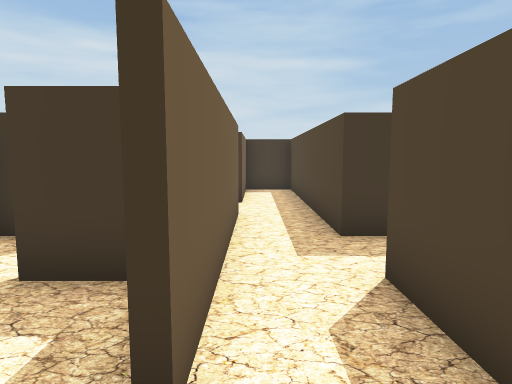
View 1 (above)

24 first-person views from a walk through a scene from a Unity 3-D project. The camera is 1.3 m above the floor, tilts 6° down and sees 75° across. The floor is counted in squares, 1 m on a side. Each view is taken from the middle of a square. On the plan, view 1 faces up. The plan holds only what a view shows up to about 14 squares ahead; the rest is blank. The place goes on beyond the plan.

View 2
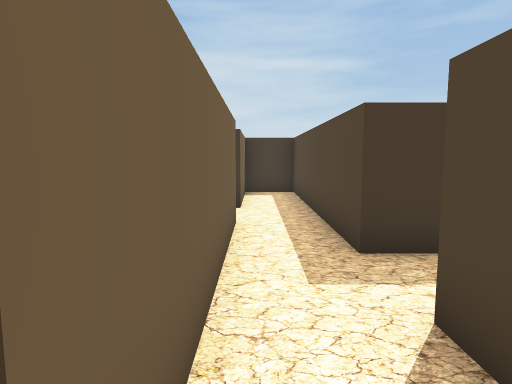

View 3
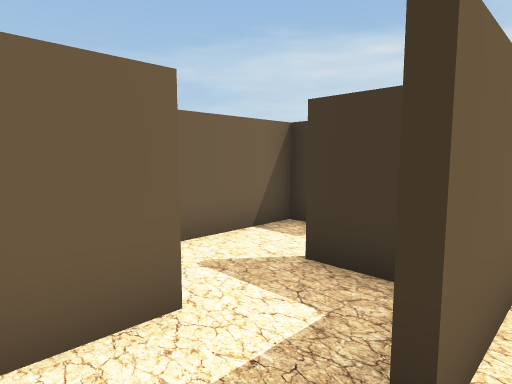

View 4
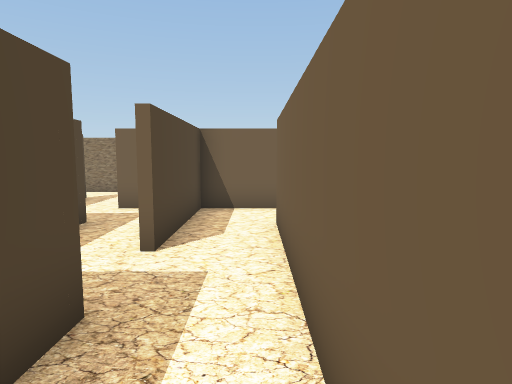

View 5
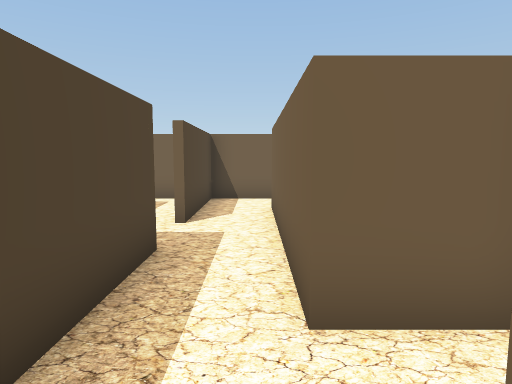

View 6
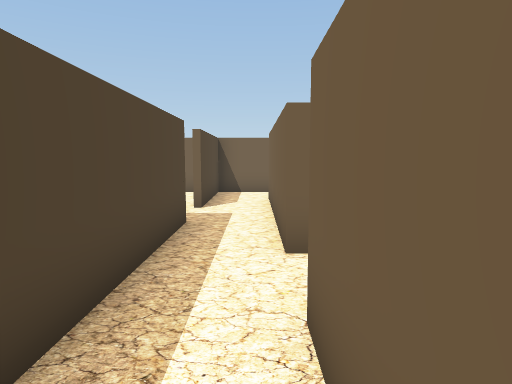

View 7
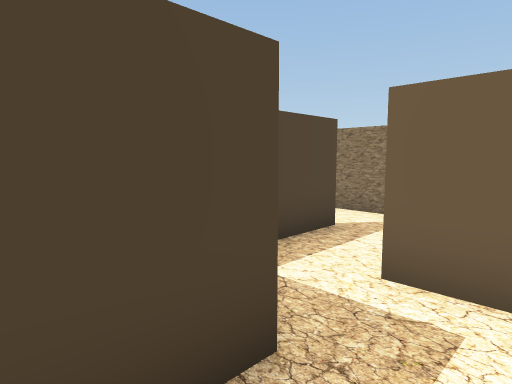

View 8
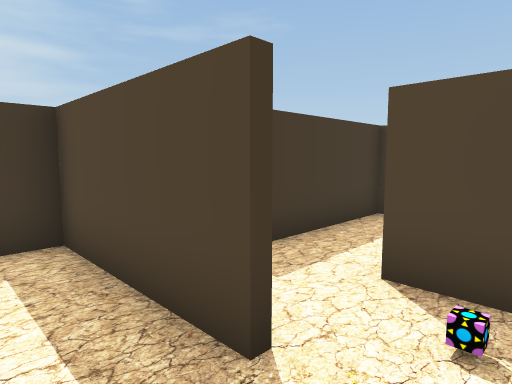

View 9
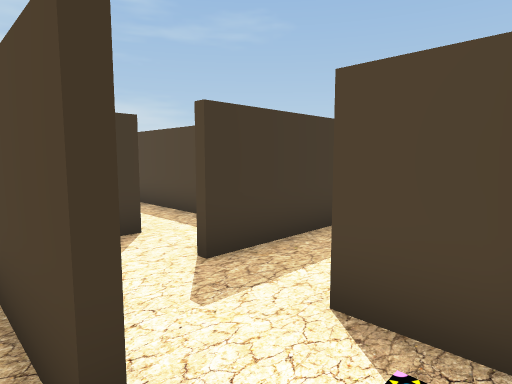

View 10
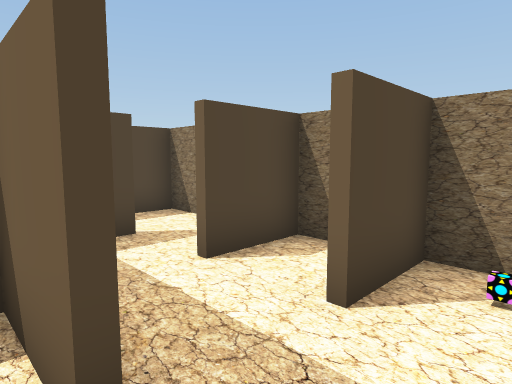

View 11
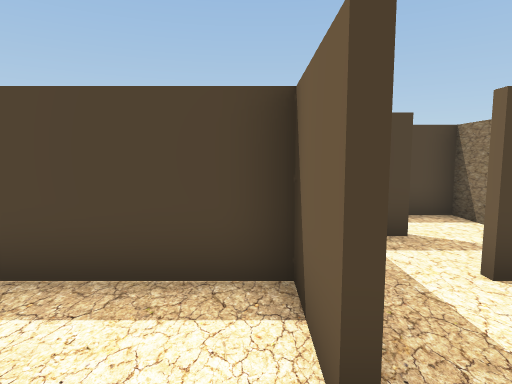

View 12
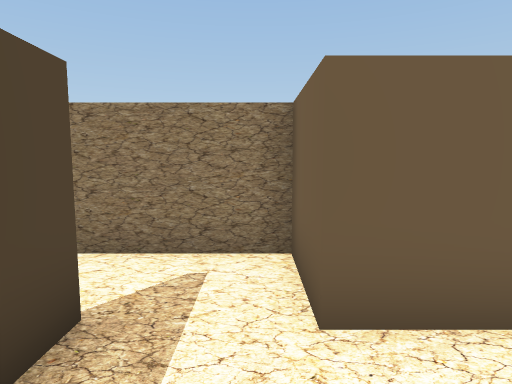

View 13
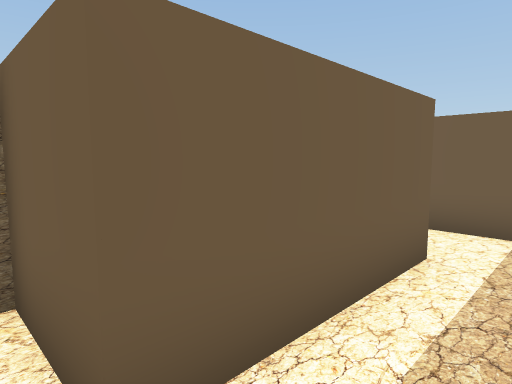

View 14
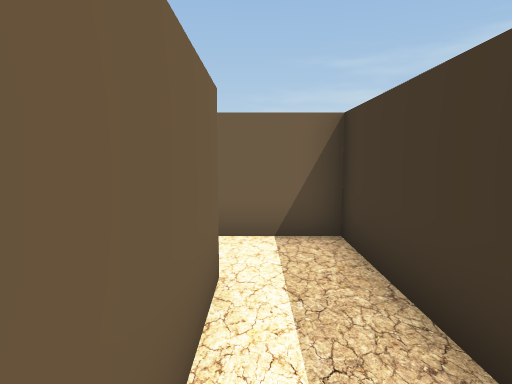

View 15
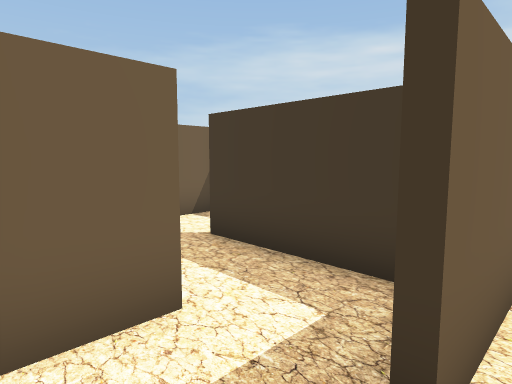

View 16
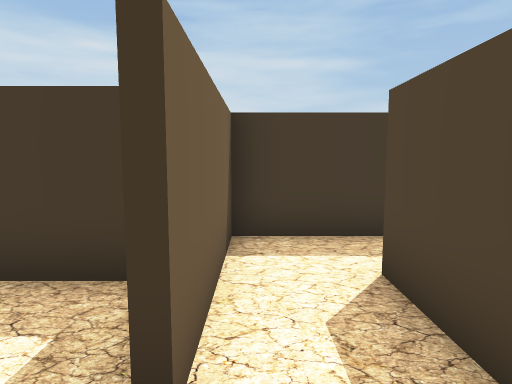

View 17
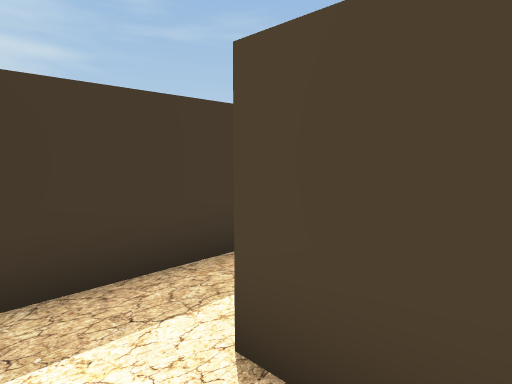

View 18
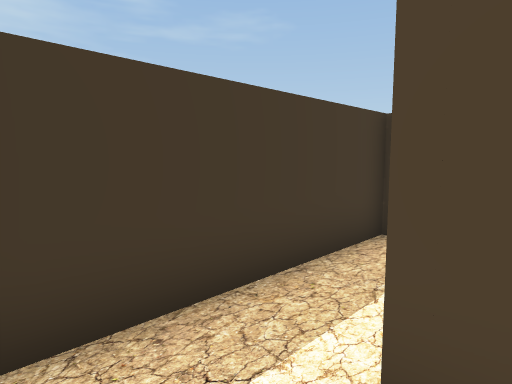

View 19
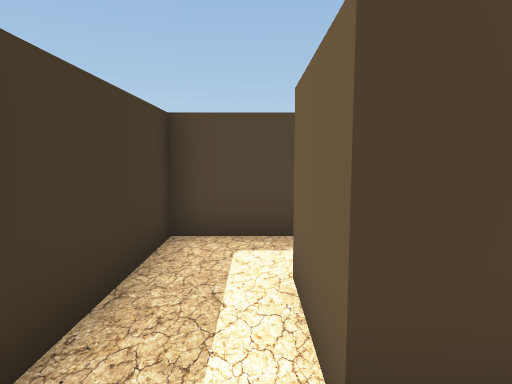

View 20
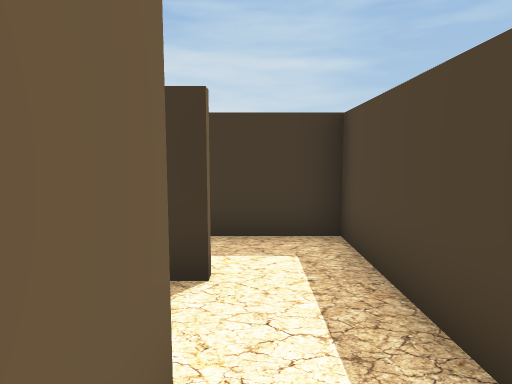

View 21
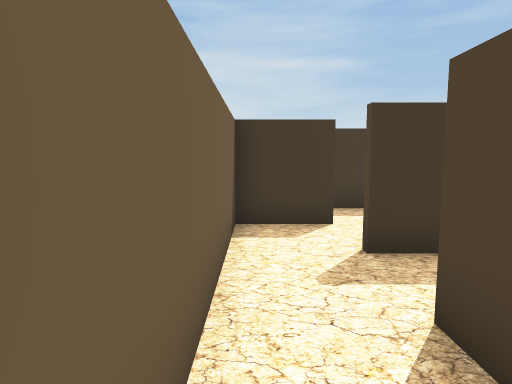

View 22
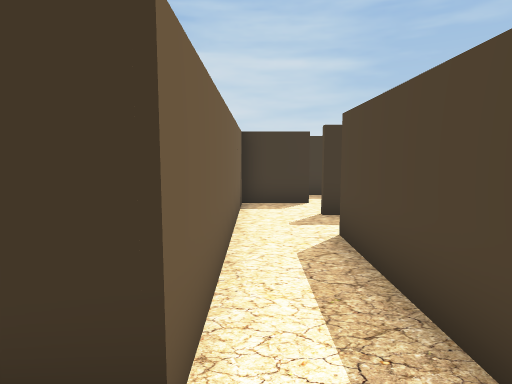

View 23
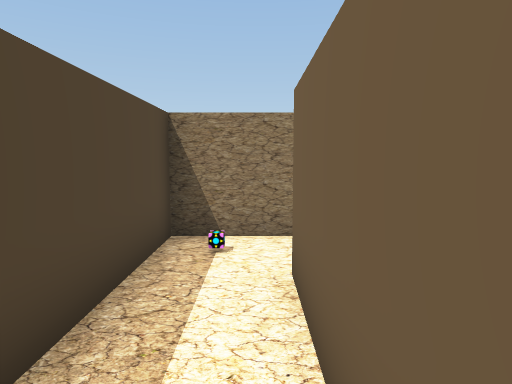

View 24
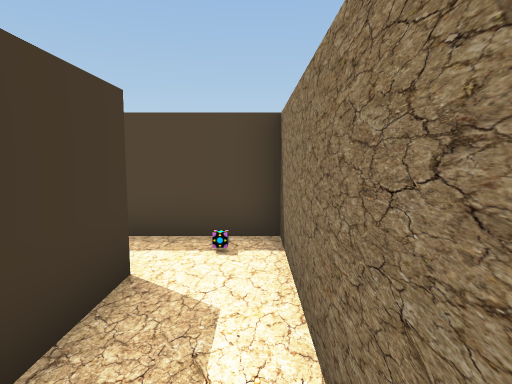

### Floor plan
Points are (right, up) in squares from view 1. A wall is a line through its corners. A room is listed if a view was taken in it or the views show most of it. See-through windows are left out.
Room 1 (views 1, 2, 3)
walls: (-0.6, -0.4) (1.4, -0.4) (1.4, 3.5); (-2.4, 1.6) (-2.4, 0.2); (-0.4, 3.5) (-0.4, 1.5)
ways out: opening at (0, 2.5) to room 2; opening at (-2, 2) to room 11
Room 2 (views 4, 5, 6)
walls: (-2, 7.6) (-0.4, 7.6) (-0.4, 3.5); (1.4, 5.4) (1.4, 13.4) (-0.4, 13.4) (-0.4, 9.5)
ways out: opening at (0, 2.5) to room 1; opening at (1, 4) to room 3
Room 3 (view 7)
walls: (3.4, 1.4) (3.4, 2.9); (2.2, -0.4) (3.5, -0.4); (2.5, 5.4) (1.4, 5.4)
ways out: opening at (1, 4) to room 2; opening at (3, 0) to room 6
Room 4 (views 8, 9, 13, 14)
walls: (1.4, -0.6) (-2.4, -0.6) (-2.4, -3); (-0.6, -2.4) (3.5, -2.4) (3.5, -4.4) (5.5, -4.4); (5.4, -2.6) (5.4, -0.6)
ways out: opening at (5, -3.5) to room 5; opening at (4, -1) to room 6
Room 5 (views 10, 11)
walls: (7.4, -0.4) (9.4, -0.4) (9.4, 0.6); (9.4, -0.6) (7.5, -0.6); (5.5, -4.4) (7.4, -4.4) (7.4, -2.5); (5.6, 0.9) (5.6, 0); (9.4, -4.4) (9.4, -2.5); (7.6, 1.4) (7.1, 1.4)
ways out: opening at (5, -3.5) to room 4; opening at (9, -2) to room 7; opening at (8, 0)
objects: other object (6, -4)
Room 6 (view 12)
walls: (5.4, -0.6) (5.4, 1.4)
ways out: opening at (3, 0) to room 3; opening at (4, -1) to room 4
Room 7 (views 15, 16, 17, 18)
walls: (11.4, -2.6) (11.4, -0.6) (9.4, -0.6); (9.6, -2.4) (9.6, -3.8); (12.2, -4.4) (13.4, -4.4) (13.4, -0.4); (11.6, -0.6) (11.6, -2.5)
ways out: opening at (9, -2) to room 5; opening at (12, -1.5) to room 8
Room 8 (view 19)
walls: (13.4, -0.4) (15.5, -0.4); (17.4, -1.4) (17.4, 1.4) (11.6, 1.4) (11.6, -0.6)
ways out: opening at (12, -1.5) to room 7; opening at (16, -1) to room 9
Room 9 (view 20)
walls: (15.6, -2.5) (15.6, -3.6); (17.4, -2.4) (17.4, -1.4)
ways out: opening at (16, -1) to room 8; opening at (15, -2)
Room 10 (views 21, 22, 23, 24)
walls: (-4.4, 1.4) (-4.4, -2.6) (-6.4, -2.6); (-7.6, -4.4) (-2.6, -4.4) (-2.6, 1.5)
ways out: opening at (-4, 1) to room 11
Room 11 (no view inside)
walls: (-1.2, 3.4) (-2.5, 3.4); (-2.4, 5.4) (-4.4, 5.4) (-4.4, 1.4)
ways out: opening at (-2, 2) to room 1; opening at (-4, 1) to room 10; opening at (-2, 5) to room 12
Room 12 (no view inside)
walls: (-1.2, 7.4) (-2.2, 7.4)
ways out: opening at (-2, 5) to room 11

Positions as (right, up) in squares from view 1, and headings:
1: (0, 0), facing up
2: (0, 1), facing up
3: (0, 0), facing up-left
4: (0, 8), facing down
5: (0, 10), facing down
6: (0, 12), facing down
7: (2, 3), facing down-right
8: (4, -4), facing up-right
9: (5, -4), facing up-right
10: (6, 0), facing down-right
11: (6, 0), facing right
12: (4, 0), facing down
13: (4, -1), facing down-left
14: (3, -2), facing left
15: (12, -4), facing up-left
16: (12, -4), facing up
17: (12, -2), facing up-right
18: (12, -1), facing up-right
19: (12, 0), facing right
20: (16, -4), facing up
21: (-4, -1), facing up
22: (-4, -4), facing up
23: (-4, 1), facing down
24: (-8, -4), facing right
